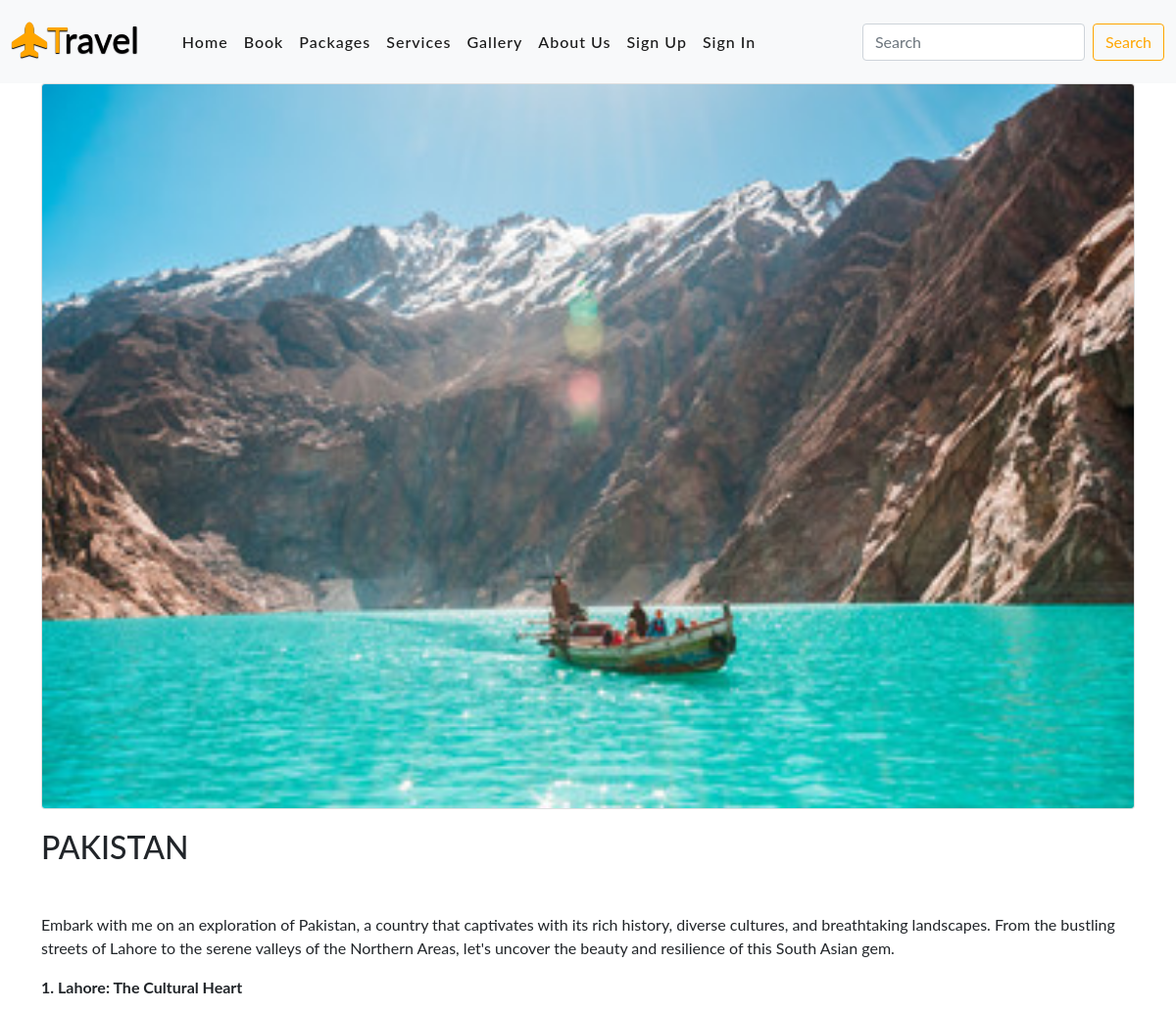
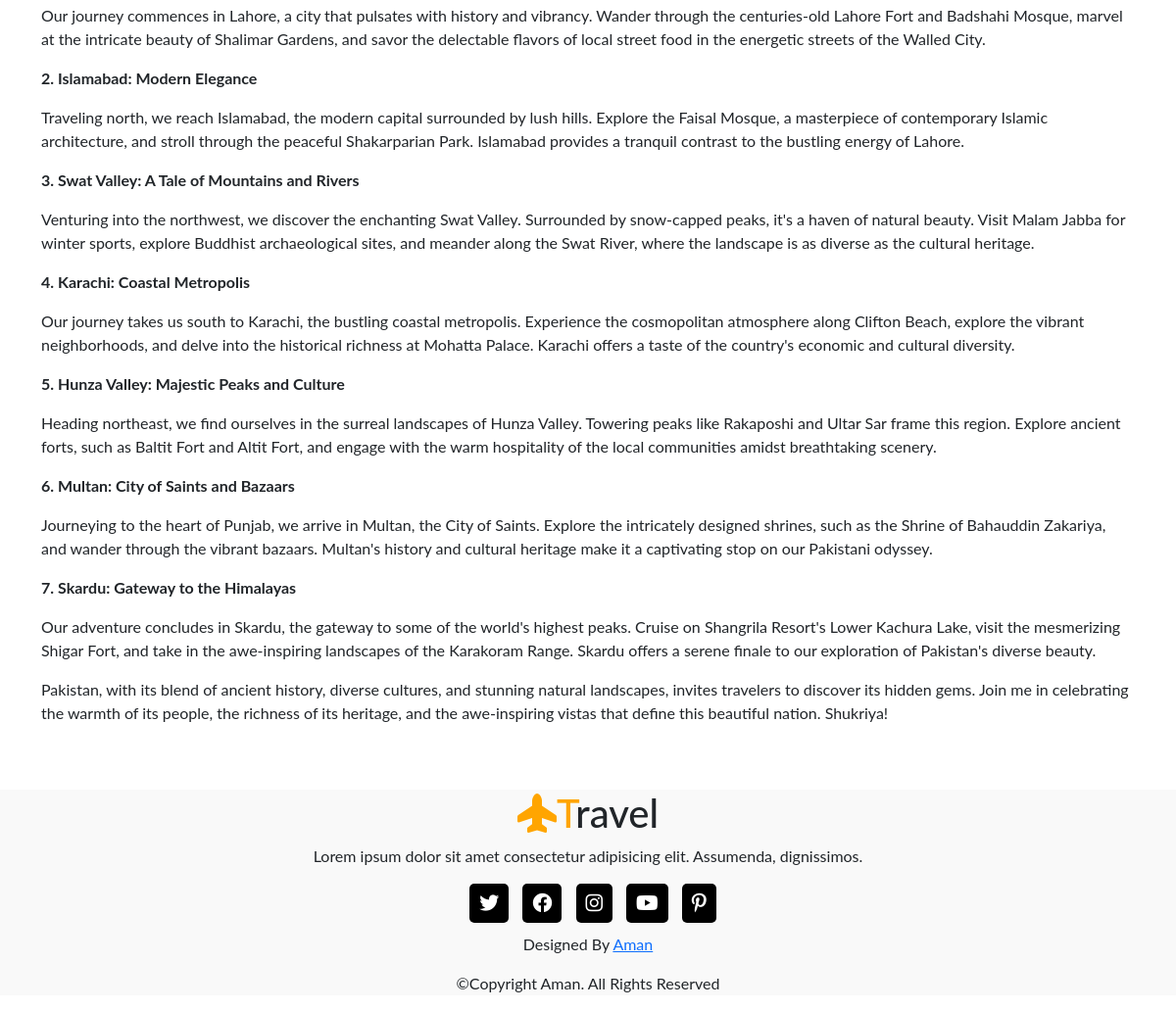
/packages/pakistan, run on the app's committed database (2 pictures, top to bottom).
### blog/models.py (models this page shows, shortened)
class Packages(models.Model):
    pack_id = models.AutoField(primary_key=True)
    pack_img = models.ImageField(upload_to='packages/')
    title = models.CharField(max_length=100)
    description = models.TextField()
    price = models.CharField(max_length=20)
    url = models.CharField(max_length=50)
    add_date = models.DateTimeField(auto_now_add=True, null=False)

### blog/views.py (the view)
# urls.py: path('packages/<slug:url>', package),
def package(request, url):
    packs = Packages.objects.get(url=url)
    return render(request, 'package.html', {'packs': packs})

### template/package.html (shortened to what this page needs)
{% extends 'base.html' %}
{% block content %}
<div class="container">
    <div class="row">
        <div class="s12 12 l12">
            <img src="/media/{{packs.pack_img}}" class="card" style="width: 100%; margin-bottom: 20px;">
            <h2>{{packs.title}}</h2>
            <br>
            <p>
                {{packs.description | safe}}
            </p>
        </div>
    </div>
</div>
{% endblock %}

### blog/static/css/style1.css (style rules this page uses)
* { margin: 0; padding: 0; box-sizing: border-box; text-decoration: none; list-style: none; scroll-behavior: smooth; font-family: 'Lato', sans-serif; }

### data on the page
Packages: pack_img (picture), title "PAKISTAN", description "Embark with me on an exploration of Pakistan, a country that captivates with its rich history, diverse cultures, and breathtaking landscapes. From the bustling streets of Lahore to the serene valleys of the Northern Areas, let's uncover the beauty and resilience of this South Asian gem. 1. Lahore: The Cultural Heart Our journey commences in Lahore, a city that pulsates with history and vibrancy. Wander through the centuries-old Lahore Fort and Badshahi Mosque, marvel at the intricate beauty of Shalimar Gardens, and savor the delectable flavors of local street food in the energetic streets of the Walled City. 2. Islamabad: Modern Elegance Traveling north, we reach Islamabad, the modern…"
